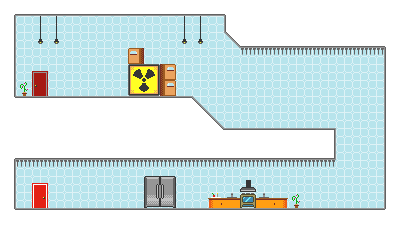

This is a level from a 2D game, rendered from its Tiled map with the project's own tilesets. A one-line summary and the map file follow, with tile-layer data summarised:
An orthogonal 25x15 tile map with 16x16 px tiles, 4 tile layers (background, collidables, furniture, decoratives) and 8 objects (4x cockroach, 2x spikes, player, exit).

<map version="1.0" orientation="orthogonal" renderorder="right-down" width="25" height="15" tilewidth="16" tileheight="16" nextobjectid="15">
 <tileset firstgid="1" name="ld-32" tilewidth="16" tileheight="16">
  <image source="../images/ld-32.png" width="128" height="96" />
 </tileset>
 <layer name="background" width="25" height="15">
  <data>[375 cells, 375 non-empty, 1 distinct tile ids]</data>
 </layer>
 <layer name="collidables" width="25" height="15">
  <data>[375 cells, 191 non-empty, 9 distinct tile ids]</data>
 </layer>
 <layer name="furniture" width="25" height="15">
  <data>[375 cells, 52 non-empty, 14 distinct tile ids]</data>
 </layer>
 <layer name="decoratives" width="25" height="15">
  <data>[375 cells, 4 non-empty, 3 distinct tile ids]</data>
 </layer>
 <objectgroup color="#ff0010" name="objects">
  <object id="3" name="player" type="player" x="24" y="76" width="16" height="20" />
  <object id="7" name="exit" type="exit" x="32" y="184" width="16" height="24" />
  <object id="8" type="cockroach" x="100" y="178" width="18" height="29">
   <properties>
    <property name="endPatrol" value="352" />
    <property name="isImmune" value="false" />
    <property name="isStatic" value="false" />
    <property name="startPatrol" value="16" />
   </properties>
  </object>
  <object id="9" type="cockroach" x="103" y="66" width="18" height="29">
   <properties>
    <property name="endPatrol" value="352" />
    <property name="isImmune" value="true" />
    <property name="isStatic" value="true" />
    <property name="startPatrol" value="16" />
   </properties>
  </object>
  <object id="10" type="cockroach" x="271" y="99" width="18" height="29">
   <properties>
    <property name="endPatrol" value="352" />
    <property name="isImmune" value="true" />
    <property name="isStatic" value="true" />
    <property name="startPatrol" value="16" />
   </properties>
  </object>
  <object id="11" type="spikes" x="240" y="48" width="144" height="8" />
  <object id="12" type="spikes" x="16" y="160" width="320" height="8" />
  <object id="14" type="cockroach" x="264" y="178" width="18" height="29">
   <properties>
    <property name="endPatrol" value="352" />
    <property name="isImmune" value="false" />
    <property name="isStatic" value="false" />
    <property name="startPatrol" value="16" />
   </properties>
  </object>
 </objectgroup>
</map>
